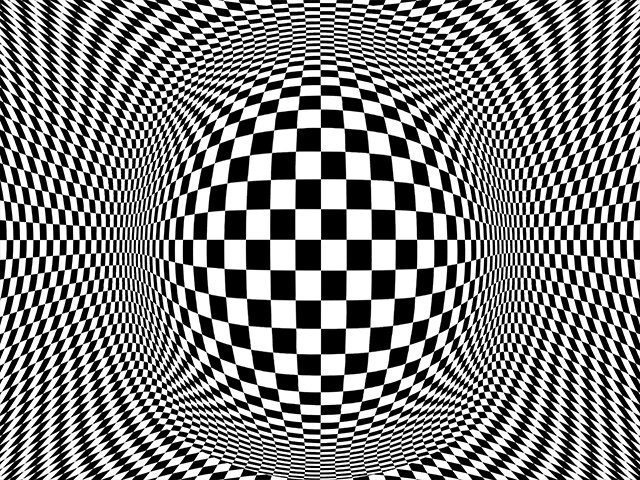
#> input picture Abe/pyTorchCopy/images/opArt.jpg, 640 x 480 px, given in place of the camera
$ python Timing.py
#> lines starting #> are read from the running program, lines starting #| are printed output that depends on the picture
import numpy as np
import cv2
import random
import datetime

cap = cv2.VideoCapture(0)
#cap_1 = cv2.VideoCapture('Testerzzz.mov')

cap.set(3, 640)
cap.set(4, 480)
cap.set(5, 30)
print(cap.get(3))
print(cap.get(4))
print(cap.get(5))


can_count = 0
gauss_count = 0


can_low = 1
can_high = 2
g_low = 1
g_high = 3

w_0 = 0.5
w_1 = 0.5
w_2 = 0.5
w_3 = 0.5
w_4 = 0.5
w_5 = 0.5
w_6 = 0.5
w_7 = 0.5

val = random.choice([0.01, 0.02, 0.03])
val_1 = random.choice([0.01, 0.01, 0.01, 2, 5])
count = 1

up = 0
down = 0

p_count = 1.00

while(True):
    # Capture frame-by-frame
    ret, frame = cap.read()
#> frame is the input picture: shape (480, 640, 3); mean B, G, R 128.8, 128.8, 128.8

    can_count += 2
    gauss_count += 2

    up += 1
    count += 1

    p_count += 1

    gray = cv2.cvtColor(frame, cv2.COLOR_BGR2GRAY)
##    gray = cv2.cvtColor(gray, cv2.COLOR_GRAY2BGR)


    can = cv2.Canny(frame, can_low, can_high)
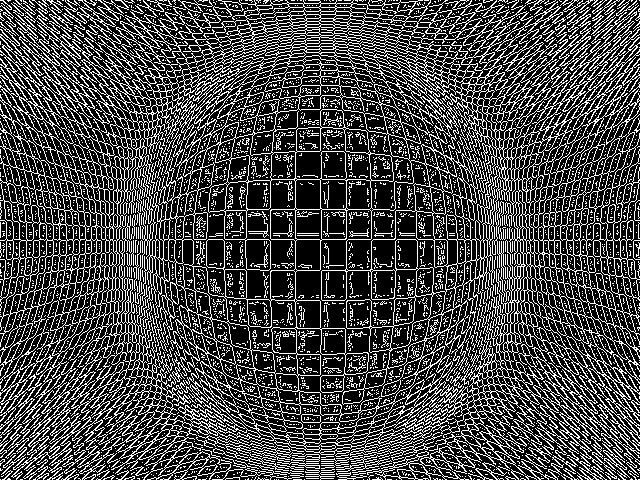
#> can: shape (480, 640); 28.4% white in thin lines or dots
    can = cv2.cvtColor(can, cv2.COLOR_GRAY2BGR)
#> can: shape (480, 640, 3); 28.4% white in thin lines or dots


#    gauss = cv2.GaussianBlur(can, (g_low, g_high), 0)

    hot = cv2.applyColorMap(gray, cv2.COLORMAP_HOT)
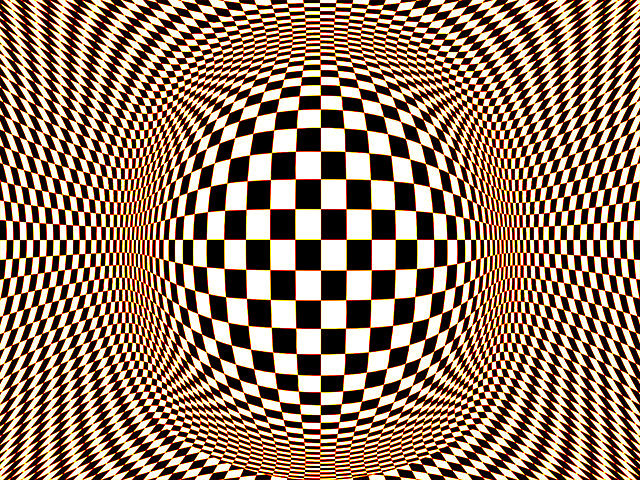
#> hot: shape (480, 640, 3); mean B, G, R 100.7, 122.6, 149.1

    ocean = cv2.applyColorMap(gray, cv2.COLORMAP_OCEAN)
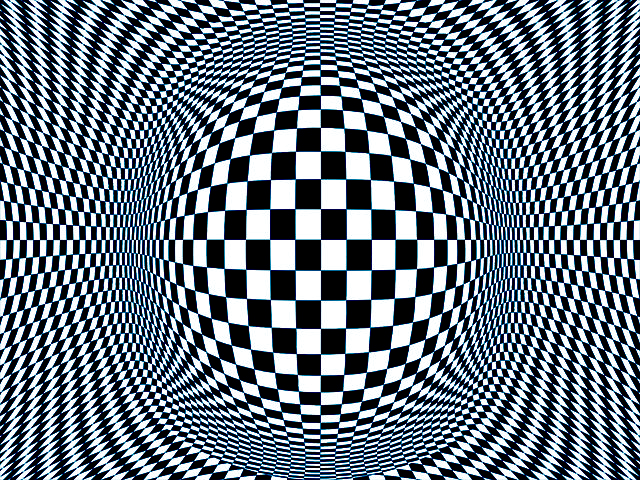
#> ocean: shape (480, 640, 3); mean B, G, R 128.8, 117.5, 106
    rainbow = cv2.applyColorMap(gray, cv2.COLORMAP_RAINBOW)
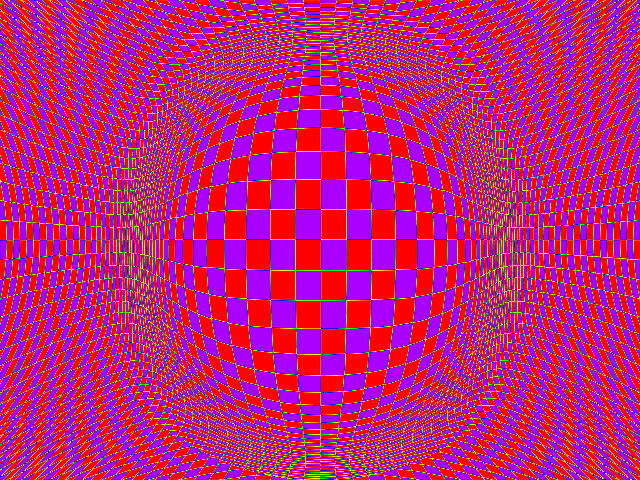
#> rainbow: shape (480, 640, 3); mean B, G, R 116.2, 32.9, 193.1
    jet = cv2.applyColorMap(gray, cv2.COLORMAP_JET)
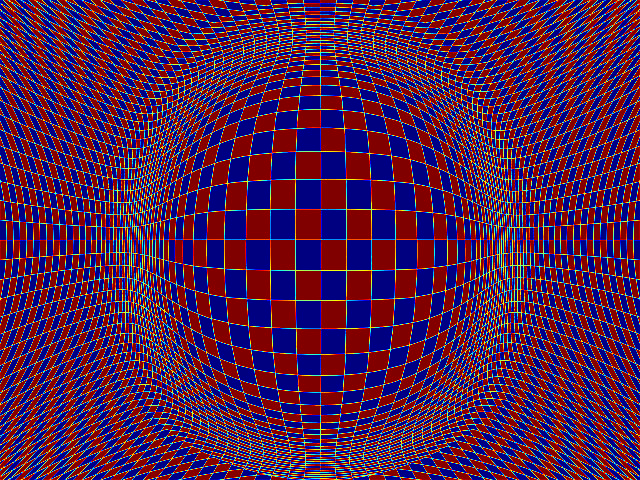
#> jet: shape (480, 640, 3); mean B, G, R 79.1, 31.6, 80.9

    if count == 10:
        val = random.choice([0.01, 0.02, 0.03])
        val_1 = random.choice([0.001, 0.001, 1, 2, 5])
        up += random.choice([1, 2, 5])

        count = 0
#        print(val)


    if up < 100:
        w_0 -= val
        w_1 += val

        w_2 -= val*0.5
        w_3 += val*0.5

# [4 lines of commented-out code are left out]

        can_high += val_1

##        print('down')

    if up >= 100 and up < 200:
        w_0 += val
        w_1 -= val

        w_2 += val*3
        w_3 -= val*3

# [4 lines of commented-out code are left out]

        can_high -= val_1
##        print('up')

    if up >= 200:
        up = 0
##        print('zero')

    if w_0 < 0:
        w_0 = 0
##        w_0 = w_0 *(-1)
    if w_1 < 0:
        w_1 = 0
##        w_1 = w_1 *(-1)
    if w_2 < 0:
        w_2 = 0
##        w_2 = w_2*(-1)
    if w_3 < 0:
        w_3 = 0
##        w_3 = w_3*(-1)


    if w_0 > 1:
##        w_0 = (w_0*0.1) + 0.5
        w_0 = 1
    if w_1 > 1:
##        w_1 = (w_1*0.1) + 0.5
        w_1 = 1
    if w_2 > 1:
##        w_2 = (w_2*0.1) + 0.5
        w_2 = 1
    if w_3 > 1:
##        w_3 = (w_3*0.1) + 0.5
        w_3 = 1

    if p_count == 30:
        p_count = 0


    if can_high < 0:
        can_high = can_high*(-1)

    if can_high > 300:
        can_high = 3


    # Display the resulting frame

    dst_0 = cv2.addWeighted(hot, w_0, ocean, w_1, 0)
    dst_1 = cv2.addWeighted(hot, w_0, rainbow, w_1, 0)
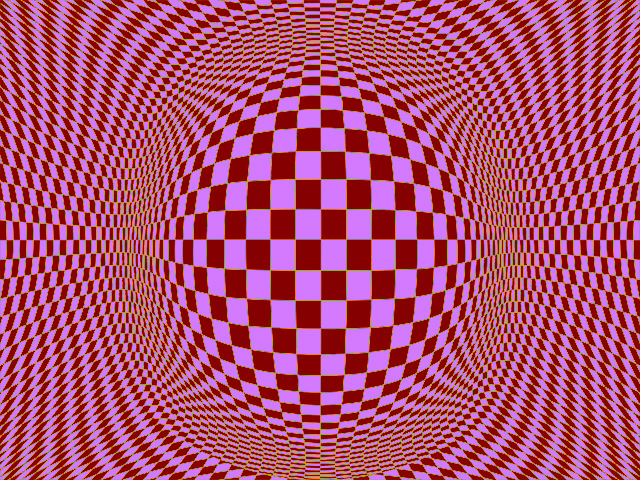
#> dst_1: shape (480, 640, 3); mean B, G, R 108.7, 75.8, 172.1

##    dst_2 = cv2.addWeighted(dst_0, w_4, dst_1, w_5, 0)

    dst_3 = cv2.addWeighted(dst_1, w_2, can, w_3, 0)
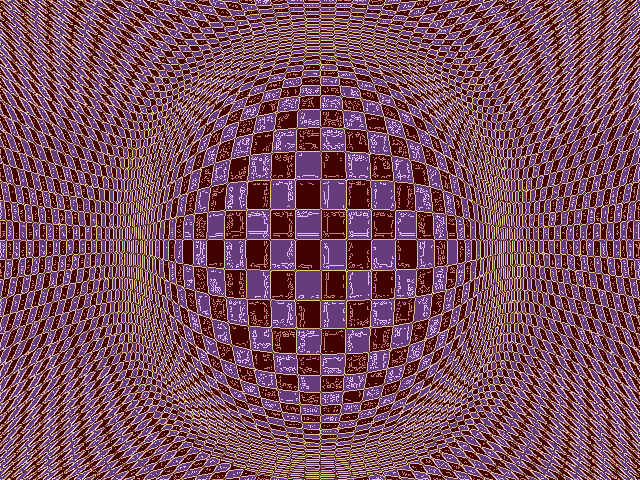
#> dst_3: shape (480, 640, 3); mean B, G, R 90.2, 74.1, 121.1


    cv2.imshow('yea', dst_3)
    if  cv2.waitKey(1) & 0xFF == ord('q'):
#> (key q is pressed here)
        break

# When everything done, release the capture
cap.release()
cv2.destroyAllWindows()
